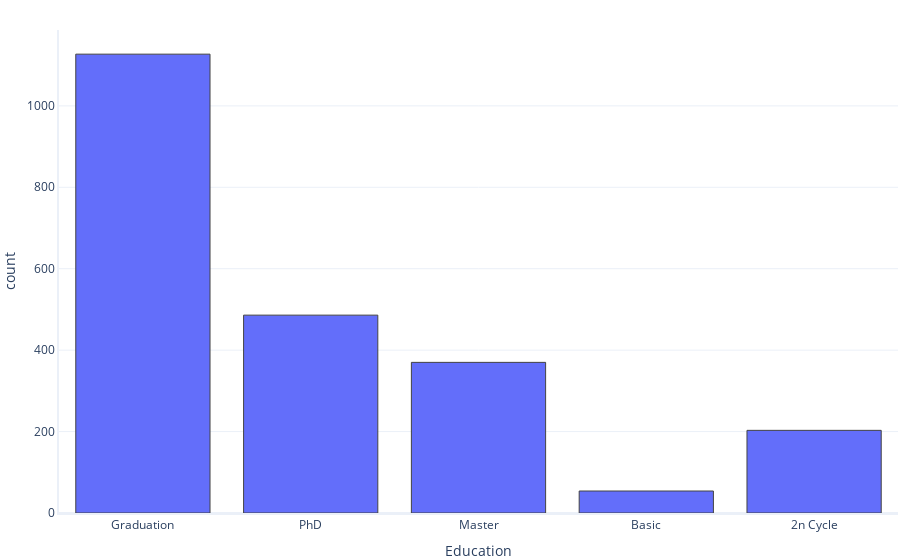

Source (notebook cell):
### Markdown cell above
#### 'Education'

### Code cell
rg.histogram(df, 'Education')

### Figure 1 — Plotly figure (JSON) as saved in the notebook; plotly's stock layout.template omitted (floating-point values rounded to 4 significant figures; data arrays with more than 128 entries replaced by an {"elided": "..."} marker saying what was removed)
{"data": [{"alignmentgroup": "True", "bingroup": "x", "hovertemplate": "Education=%{x}<br>count=%{y}<extra></extra>", "legendgroup": "", "marker": {"color": "#636efa", "pattern": {"shape": ""}}, "name": "", "offsetgroup": "", "orientation": "v", "showlegend": false, "type": "histogram", "x": {"elided": "2240 str values"}, "xaxis": "x", "yaxis": "y"}], "layout": {"barmode": "relative", "legend": {"tracegroupgap": 0}, "xaxis": {"anchor": "y", "domain": [0, 1], "title": {"text": "Education"}}, "yaxis": {"anchor": "x", "domain": [0, 1], "title": {"text": "count"}}}}
